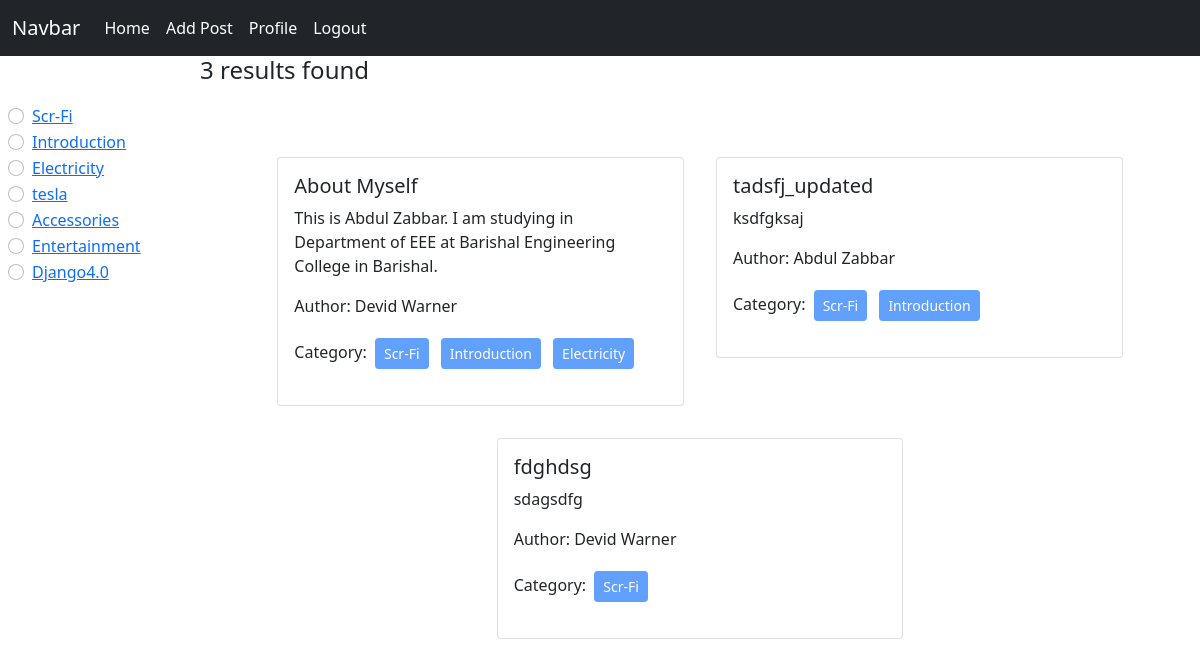
Page /category/scr-fi/ (signed in) on the committed database.
### categories/models.py (models this page shows, shortened)
class Category(models.Model):
    name= models.CharField(max_length=100)
    slug= models.SlugField(max_length=100, null=True, blank=True, unique=True)

### posts/models.py (models this page shows, shortened)
class Post(models.Model):
    title= models.CharField(max_length=50)
    content= models.TextField()
    category= models.ManyToManyField(Category) # many to many relationship
    author= models.ForeignKey(User, on_delete=models.CASCADE)

### blog_project/views.py (the view)
# urls.py: path('', views.home, name="homePage"),
@login_required
def home(request, category_slug= None):
    data= Post.objects.all()
    if category_slug is not None:
        category= Category.objects.get(slug= category_slug)
        data= Post.objects.filter(category= category)
    categories= Category.objects.all()
    return render(request, 'home.html', {'data': data, 'categories': categories})

### templates/home.html
{% extends "base.html" %}
{% block content %}
<div class="d-flex flex-wrap">
  <div class="col-2 pt-5 px-2">
    {% for cat in categories %}
    <div class="form-check">
      <input class="form-check-input" type="radio" name="category" id="{{cat.id}}">
      <label class="form-check-label" for="{{cat.id}}">
        <a href="{% url 'category_wise_post' cat.slug %}">{{cat.name}}</a>
      </label>
    </div>
    {% endfor %}
  </div>
  <div class="col-10">
    <h4>{{data | length}} results found</h4>
    <div class="d-flex flex-wrap justify-content-center container pt-5">
      {% for post in data  %}
      <div class="col-sm-5 m-3">
          <div class="card">
            <div class="card-body">
              <h5 class="card-title">{{post.title}}</h5>
              <p class="card-text">{{post.content}}</p>
              <p>Author: {{post.author.first_name}} {{post.author.last_name}}</p>
              <p>Category:
                  {% for cat in post.category.all %}
                      <button class="btn btn-primary btn-sm m-1" disabled>{{cat.name}}</button>
                  {% endfor %}
              </p>
            </div>
          </div>
        </div>
      {% endfor %}
    </div>
  </div>
</div>
{% endblock content %}

### rows in the picture
Category: name "Scr-Fi"
Category: name "Introduction"
Category: name "Electricity"
Category: name "tesla"
Category: name "Accessories"
Category: name "Entertainment"
Category: name "Django4.0"
Post: title "About Myself", content "This is Abdul Zabbar. I am studying in Department of EEE at Barishal Engineering College in Barishal.", author.first_name "Devid", author.last_name "Warner"
Post: title "tadsfj_updated", content "ksdfgksaj", author.first_name "Abdul", author.last_name "Zabbar"
Post: title "fdghdsg", content "sdagsdfg", author.first_name "Devid", author.last_name "Warner"

### other values in the picture
{{ data | length }} "3"
